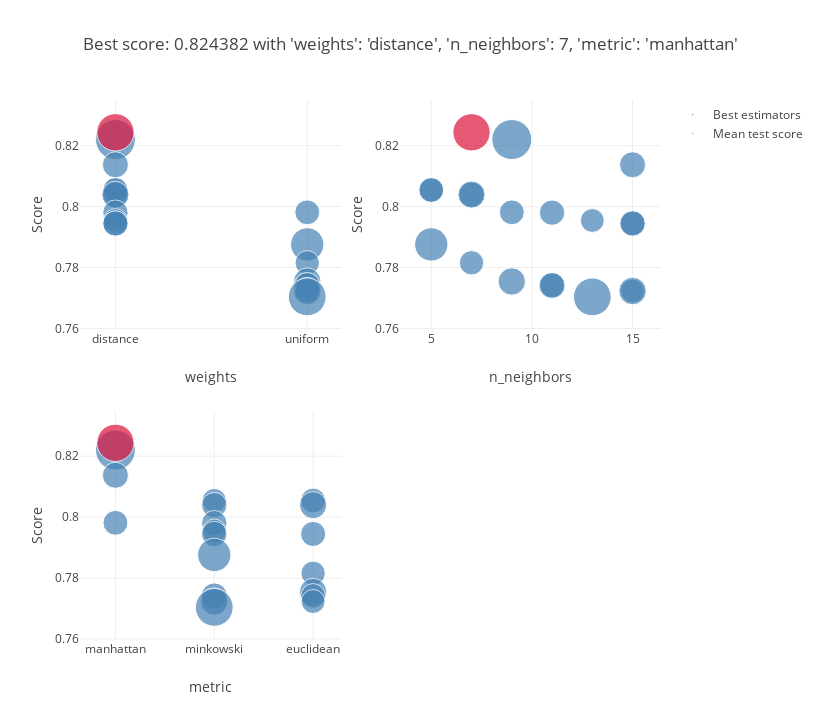

Write notebook code for a chart like this one.
### Code cell
plot_grid_search(knn_grid)
table_grid_search(knn_grid)

### Figure 1 — Plotly figure (JSON) as saved in the notebook; plotly's stock layout.template omitted (floating-point values rounded to 4 significant figures)
{"data": [{"marker": {"color": "SteelBlue", "size": [0.003647, 0.001548, 0.001335, 0.001409, 0.001467, 0.001673, 0.001409, 0.001463, 0.001293, 0.001431, 0.001465, 0.002538, 0.001353, 0.001701, 0.00139, 0.001545, 0.001301, 0.001724, 0.003258], "sizemin": 4, "sizemode": "area", "sizeref": 4.559e-06}, "mode": "markers", "name": "Mean test score", "showlegend": true, "text": ["'metric': 'manhattan',<br /> 'n_neighbors': 9,<br /> 'weights': 'distance'", "'metric': 'manhattan',<br /> 'n_neighbors': 15,<br /> 'weights': 'distance'", "'metric': 'minkowski',<br /> 'n_neighbors': 5,<br /> 'weights': 'distance'", "'metric': 'euclidean',<br /> 'n_neighbors': 5,<br /> 'weights': 'distance'", "'metric': 'minkowski',<br /> 'n_neighbors': 7,<br /> 'weights': 'distance'", "'metric': 'euclidean',<br /> 'n_neighbors': 7,<br /> 'weights': 'distance'", "'metric': 'manhattan',<br /> 'n_neighbors': 9,<br /> 'weights': 'uniform'", "'metric': 'minkowski',<br /> 'n_neighbors': 11,<br /> 'weights': 'distance'", "'metric': 'minkowski',<br /> 'n_neighbors': 13,<br /> 'weights': 'distance'", "'metric': 'euclidean',<br /> 'n_neighbors': 15,<br /> 'weights': 'distance'", "'metric': 'minkowski',<br /> 'n_neighbors': 15,<br /> 'weights': 'distance'", "'metric': 'minkowski',<br /> 'n_neighbors': 5,<br /> 'weights': 'uniform'", "'metric': 'euclidean',<br /> 'n_neighbors': 7,<br /> 'weights': 'uniform'", "'metric': 'euclidean',<br /> 'n_neighbors': 9,<br /> 'weights': 'uniform'", "'metric': 'euclidean',<br /> 'n_neighbors': 11,<br /> 'weights': 'uniform'", "'metric': 'minkowski',<br /> 'n_neighbors': 11,<br /> 'weights': 'uniform'", "'metric': 'euclidean',<br /> 'n_neighbors': 15,<br /> 'weights': 'uniform'", "'metric': 'minkowski',<br /> 'n_neighbors': 15,<br /> 'weights': 'uniform'", "'metric': 'minkowski',<br /> 'n_neighbors': 13,<br /> 'weights': 'uniform'"], "type": "scatter", "x": ["distance", "distance", "distance", "distance", "distance", "distance", "uniform", "distance", "distance", "distance", "distance", "uniform", "uniform", "uniform", "uniform", "uniform", "uniform", "uniform", "uniform"], "xaxis": "x", "y": [0.822, 0.8137, 0.8054, 0.8054, 0.8039, 0.8039, 0.7981, 0.798, 0.7954, 0.7945, 0.7945, 0.7876, 0.7816, 0.7754, 0.7741, 0.7741, 0.7723, 0.7723, 0.7704], "yaxis": "y"}, {"marker": {"color": "Crimson", "size": [0.00317], "sizemin": 4, "sizemode": "area", "sizeref": 4.559e-06}, "mode": "markers", "name": "Best estimators", "showlegend": true, "text": ["{'weights': 'distance', 'n_neighbors': 7, 'metric': 'manhattan'}"], "type": "scatter", "x": ["distance"], "xaxis": "x", "y": [0.8244], "yaxis": "y"}, {"marker": {"color": "SteelBlue", "size": [0.003647, 0.001548, 0.001335, 0.001409, 0.001467, 0.001673, 0.001409, 0.001463, 0.001293, 0.001431, 0.001465, 0.002538, 0.001353, 0.001701, 0.00139, 0.001545, 0.001301, 0.001724, 0.003258], "sizemin": 4, "sizemode": "area", "sizeref": 4.559e-06}, "mode": "markers", "name": "Mean test score", "showlegend": false, "text": ["'metric': 'manhattan',<br /> 'n_neighbors': 9,<br /> 'weights': 'distance'", "'metric': 'manhattan',<br /> 'n_neighbors': 15,<br /> 'weights': 'distance'", "'metric': 'minkowski',<br /> 'n_neighbors': 5,<br /> 'weights': 'distance'", "'metric': 'euclidean',<br /> 'n_neighbors': 5,<br /> 'weights': 'distance'", "'metric': 'minkowski',<br /> 'n_neighbors': 7,<br /> 'weights': 'distance'", "'metric': 'euclidean',<br /> 'n_neighbors': 7,<br /> 'weights': 'distance'", "'metric': 'manhattan',<br /> 'n_neighbors': 9,<br /> 'weights': 'uniform'", "'metric': 'minkowski',<br /> 'n_neighbors': 11,<br /> 'weights': 'distance'", "'metric': 'minkowski',<br /> 'n_neighbors': 13,<br /> 'weights': 'distance'", "'metric': 'euclidean',<br /> 'n_neighbors': 15,<br /> 'weights': 'distance'", "'metric': 'minkowski',<br /> 'n_neighbors': 15,<br /> 'weights': 'distance'", "'metric': 'minkowski',<br /> 'n_neighbors': 5,<br /> 'weights': 'uniform'", "'metric': 'euclidean',<br /> 'n_neighbors': 7,<br /> 'weights': 'uniform'", "'metric': 'euclidean',<br /> 'n_neighbors': 9,<br /> 'weights': 'uniform'", "'metric': 'euclidean',<br /> 'n_neighbors': 11,<br /> 'weights': 'uniform'", "'metric': 'minkowski',<br /> 'n_neighbors': 11,<br /> 'weights': 'uniform'", "'metric': 'euclidean',<br /> 'n_neighbors': 15,<br /> 'weights': 'uniform'", "'metric': 'minkowski',<br /> 'n_neighbors': 15,<br /> 'weights': 'uniform'", "'metric': 'minkowski',<br /> 'n_neighbors': 13,<br /> 'weights': 'uniform'"], "type": "scatter", "x": [9, 15, 5, 5, 7, 7, 9, 11, 13, 15, 15, 5, 7, 9, 11, 11, 15, 15, 13], "xaxis": "x2", "y": [0.822, 0.8137, 0.8054, 0.8054, 0.8039, 0.8039, 0.7981, 0.798, 0.7954, 0.7945, 0.7945, 0.7876, 0.7816, 0.7754, 0.7741, 0.7741, 0.7723, 0.7723, 0.7704], "yaxis": "y2"}, {"marker": {"color": "Crimson", "size": [0.00317], "sizemin": 4, "sizemode": "area", "sizeref": 4.559e-06}, "mode": "markers", "name": "Best estimators", "showlegend": false, "text": ["{'weights': 'distance', 'n_neighbors': 7, 'metric': 'manhattan'}"], "type": "scatter", "x": [7], "xaxis": "x2", "y": [0.8244], "yaxis": "y2"}, {"marker": {"color": "SteelBlue", "size": [0.003647, 0.001548, 0.001335, 0.001409, 0.001467, 0.001673, 0.001409, 0.001463, 0.001293, 0.001431, 0.001465, 0.002538, 0.001353, 0.001701, 0.00139, 0.001545, 0.001301, 0.001724, 0.003258], "sizemin": 4, "sizemode": "area", "sizeref": 4.559e-06}, "mode": "markers", "name": "Mean test score", "showlegend": false, "text": ["'metric': 'manhattan',<br /> 'n_neighbors': 9,<br /> 'weights': 'distance'", "'metric': 'manhattan',<br /> 'n_neighbors': 15,<br /> 'weights': 'distance'", "'metric': 'minkowski',<br /> 'n_neighbors': 5,<br /> 'weights': 'distance'", "'metric': 'euclidean',<br /> 'n_neighbors': 5,<br /> 'weights': 'distance'", "'metric': 'minkowski',<br /> 'n_neighbors': 7,<br /> 'weights': 'distance'", "'metric': 'euclidean',<br /> 'n_neighbors': 7,<br /> 'weights': 'distance'", "'metric': 'manhattan',<br /> 'n_neighbors': 9,<br /> 'weights': 'uniform'", "'metric': 'minkowski',<br /> 'n_neighbors': 11,<br /> 'weights': 'distance'", "'metric': 'minkowski',<br /> 'n_neighbors': 13,<br /> 'weights': 'distance'", "'metric': 'euclidean',<br /> 'n_neighbors': 15,<br /> 'weights': 'distance'", "'metric': 'minkowski',<br /> 'n_neighbors': 15,<br /> 'weights': 'distance'", "'metric': 'minkowski',<br /> 'n_neighbors': 5,<br /> 'weights': 'uniform'", "'metric': 'euclidean',<br /> 'n_neighbors': 7,<br /> 'weights': 'uniform'", "'metric': 'euclidean',<br /> 'n_neighbors': 9,<br /> 'weights': 'uniform'", "'metric': 'euclidean',<br /> 'n_neighbors': 11,<br /> 'weights': 'uniform'", "'metric': 'minkowski',<br /> 'n_neighbors': 11,<br /> 'weights': 'uniform'", "'metric': 'euclidean',<br /> 'n_neighbors': 15,<br /> 'weights': 'uniform'", "'metric': 'minkowski',<br /> 'n_neighbors': 15,<br /> 'weights': 'uniform'", "'metric': 'minkowski',<br /> 'n_neighbors': 13,<br /> 'weights': 'uniform'"], "type": "scatter", "x": ["manhattan", "manhattan", "minkowski", "euclidean", "minkowski", "euclidean", "manhattan", "minkowski", "minkowski", "euclidean", "minkowski", "minkowski", "euclidean", "euclidean", "euclidean", "minkowski", "euclidean", "minkowski", "minkowski"], "xaxis": "x3", "y": [0.822, 0.8137, 0.8054, 0.8054, 0.8039, 0.8039, 0.7981, 0.798, 0.7954, 0.7945, 0.7945, 0.7876, 0.7816, 0.7754, 0.7741, 0.7741, 0.7723, 0.7723, 0.7704], "yaxis": "y3"}, {"marker": {"color": "Crimson", "size": [0.00317], "sizemin": 4, "sizemode": "area", "sizeref": 4.559e-06}, "mode": "markers", "name": "Best estimators", "showlegend": false, "text": ["{'weights': 'distance', 'n_neighbors': 7, 'metric': 'manhattan'}"], "type": "scatter", "x": ["manhattan"], "xaxis": "x3", "y": [0.8244], "yaxis": "y3"}], "layout": {"height": 720, "hovermode": "closest", "legend": {"traceorder": "reversed"}, "title": {"text": "Best score: 0.824382 with 'weights': 'distance', 'n_neighbors': 7, 'metric': 'manhattan'"}, "width": 820, "xaxis": {"anchor": "y", "domain": [0, 0.45], "title": {"text": "weights"}}, "xaxis2": {"anchor": "y2", "domain": [0.55, 1], "title": {"text": "n_neighbors"}}, "xaxis3": {"anchor": "y3", "domain": [0, 0.45], "title": {"text": "metric"}}, "xaxis4": {"anchor": "y4", "domain": [0.55, 1]}, "yaxis": {"anchor": "x", "domain": [0.575, 1], "title": {"text": "Score"}}, "yaxis2": {"anchor": "x2", "domain": [0.575, 1], "title": {"text": "Score"}}, "yaxis3": {"anchor": "x3", "domain": [0, 0.425], "title": {"text": "Score"}}, "yaxis4": {"anchor": "x4", "domain": [0, 0.425]}}}
